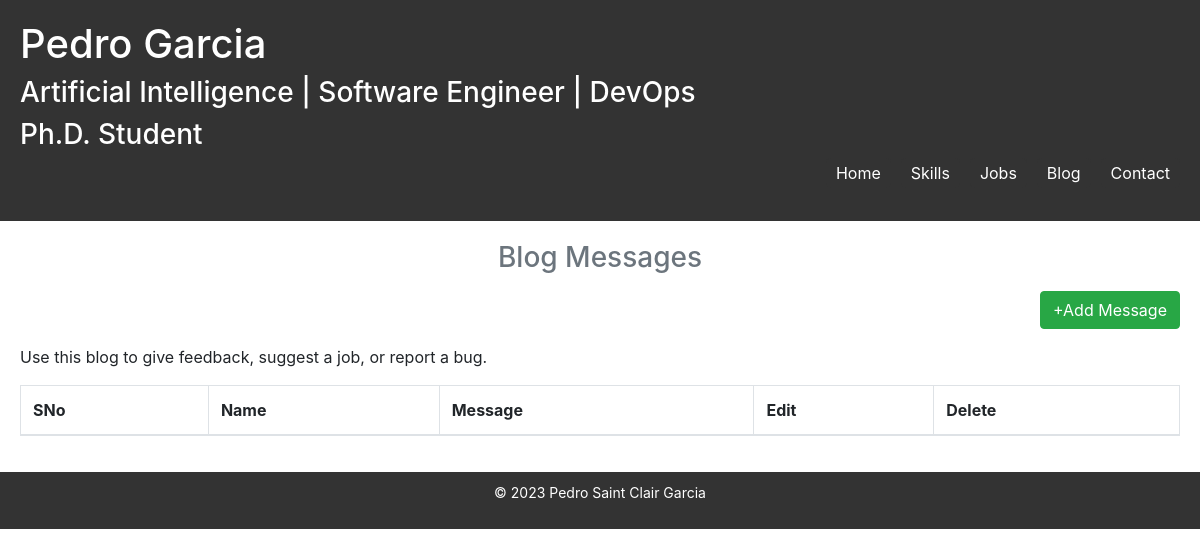
/blog, run on an earlier commit of the app's database.
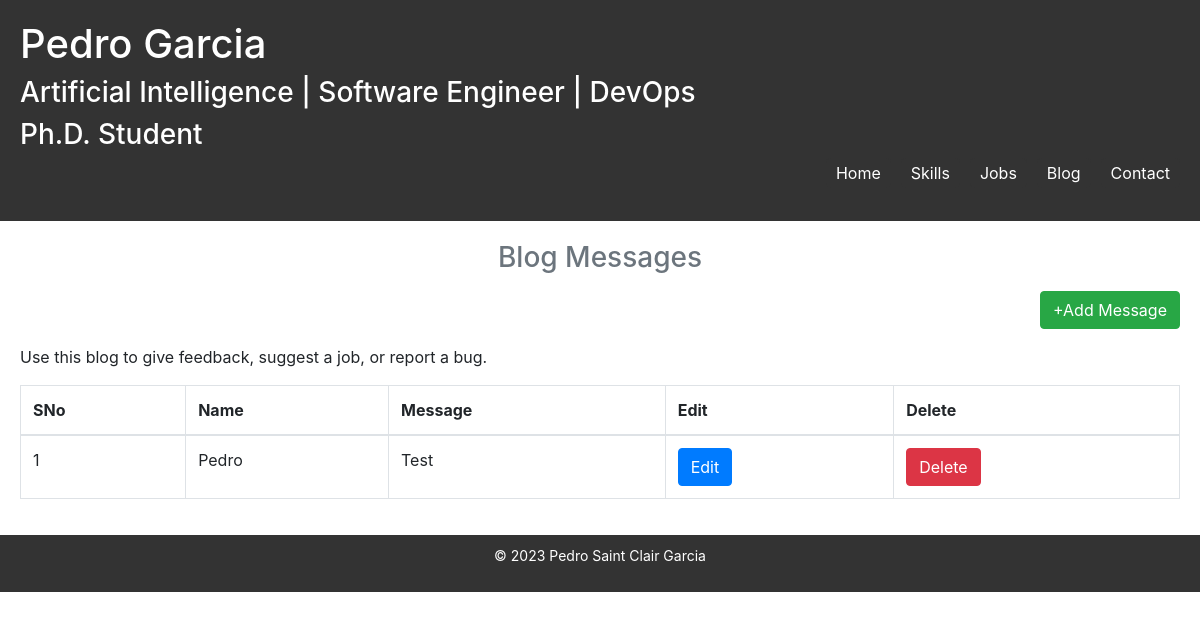
And on a later commit of the database.
### tables this page shows
CREATE TABLE "msgs" (
	"UID"	INTEGER PRIMARY KEY AUTOINCREMENT,
	"UNAME"	TEXT,
	"CONTACT"	TEXT
);

### __init__.py (the view)
@app.route("/blog")
def blog():
    con=sql.connect("dataBase/db_web.db")
    con.row_factory=sql.Row
    cur=con.cursor()
    cur.execute("select * from msgs")
    data=cur.fetchall()
    return render_template("blog/index_msg.html",datas=data)

### templates/blog/index_msg.html
{% extends "layout.html" %}
{% block body %}
  <h3 class='text-center text-muted mb-3'>Blog Messages</h3>
  <p class='text-right'><a href='{{url_for("add_msg")}}' class='btn btn-success '>+Add Message</a></p>
  <table class='table table-bordered'>
    <thead>
      <th>SNo</th>
      <th>Name</th>
      <th>Message</th>
      <th>Edit</th>
      <th>Delete</th>
    </thead>
    <tbody>
      {% for row in datas %}
        <tr>
          <td>{{loop.index}}</td>
          <td>{{row.UNAME}}</td>
          <td>{{row.CONTACT}}</td>
          <td><a href='{{url_for("edit_msg",uid=row.UID)}}' class='btn btn-primary'>Edit</a></td>
          <td><a href='{{url_for("delete_msg",uid=row.UID)}}' class='btn btn-danger' onclick='return confirm("Are You Sure")'>Delete</a></td>
        </tr>
      {%endfor%}
      <p>Use this blog to give feedback, suggest a job, or report a bug.</p>
    </tbody>
  </table>
{% endblock %}

### templates/layout.html (shortened to what this page needs)
<!DOCTYPE html>
<html lang="en">
<head>
  <link rel="stylesheet" type="text/css" href="{{ url_for('static', filename='css/style.css') }}">
  <link rel="stylesheet" href="https://maxcdn.bootstrapcdn.com/bootstrap/4.0.0/css/bootstrap.min.css">
</head>
	<body>
		<header>
			<h1>Pedro Garcia</h1>
			<h3>Artificial Intelligence | Software Engineer | DevOps </h3>
			<h3>Ph.D. Student</h3>
			<nav>
				<ul>
				  <li><a href="/">Home</a></li>
				  <li><a href="/skills">Skills</a></li>
				  <li><a href="/jobs">Jobs</a></li>
			      <li><a href="/blog">Blog</a></li>
				  <li><a href="/contact">Contact</a></li>
				</ul>
			  </nav>
		</header>
		<main>
			{% block content %}
				{% block body %}
				{% endblock %}
			{% endblock %}
		</main>
		<footer>
			<p>
				&copy; 2023 Pedro Saint Clair Garcia <br>
			</p>
		</footer>
	</body>
</html>

### static/css/style.css (style rules this page uses)
nav { margin-top: 10px; }
nav ul { list-style: none; display: flex; justify-content: flex-end; }
nav ul li { margin-left: 10px; }
nav ul li a { text-decoration: none; color: #fff; padding: 5px 10px; border-radius: 5px; background-color: #333; }
body, h1, p { margin: 0; padding: 0; }
body { font-family: Arial, sans-serif; line-height: 1.5; background-color: #f2f2f2; color: #333; }
header { background-color: #333; color: #fff; padding: 20px; }
h1 { font-size: 24px; }
main { padding: 20px; }
footer { background-color: #333; color: #fff; padding: 10px; text-align: center; }
footer p { font-size: 14px; }

What changed in the data, as far as the page shows it:
added msgs: UNAME "Pedro", CONTACT "Test"
